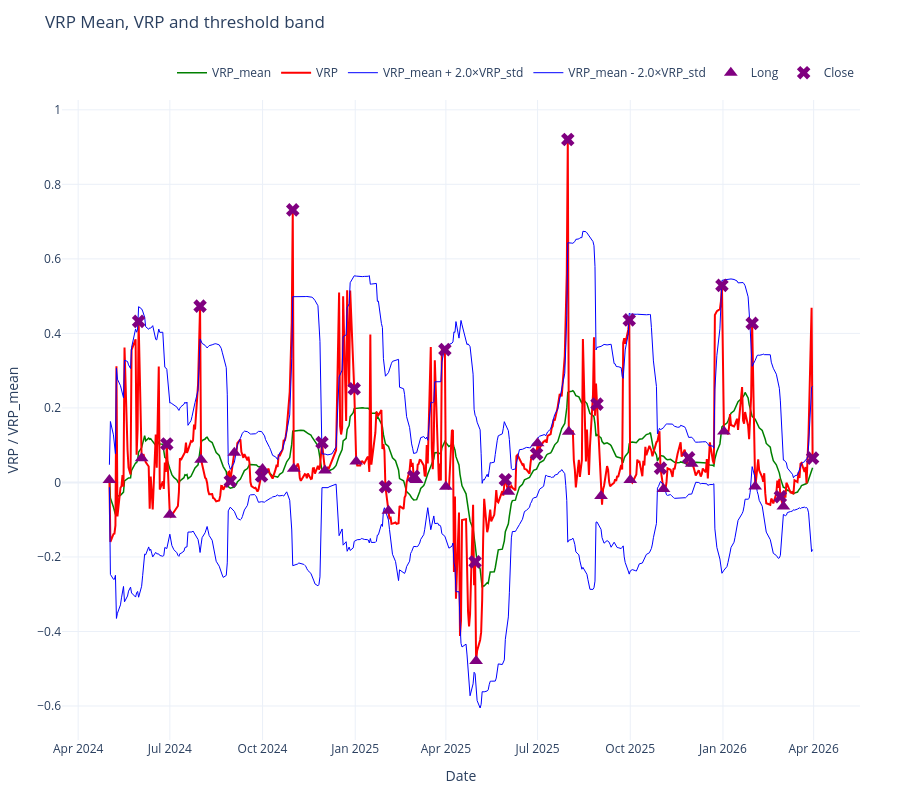

Notebook code for this chart:
### Markdown cell above
## Plot result

### Code cell
# Annual return = CAGR (compound annual growth rate) over the backtest period
n_trading_days = len(ret_ddh)
annual_return_ddh = (1 + tot_ddh) ** (252 / n_trading_days) - 1 if n_trading_days > 0 else 0.0
annual_return_straddle = (1 + tot_straddle) ** (252 / n_trading_days) - 1 if n_trading_days > 0 else 0.0

# Display in a formatted table
metrics_df = pd.DataFrame({
    'Strategy': ['Delta-Hedged', 'Pure Straddle'],
    'Sharpe Ratio': [sharpe_ddh, sharpe_straddle],
    'Sortino Ratio': [sortino_ddh, sortino_straddle],
    'Annual Return': [f"{annual_return_ddh:.4%}", f"{annual_return_straddle:.4%}"],
    'Annual Volatility': [f"{vol_ddh:.4%}", f"{vol_straddle:.4%}"],
    'Max Drawdown': [f"{dd_ddh:.2%}", f"{dd_straddle:.2%}"],
    'Calmar Ratio': [calmar_ddh, calmar_straddle]
})
print("\nRisk-Return Summary:")
print(metrics_df.to_string(index=False))
print()

# Month-end compounded return from daily series (strategy vs underlying)
_daily_cmp = (
    pd.DataFrame(
        {
            "Date": pd.to_datetime(date_idx),
            "strat": np.asarray(ret_ddh, dtype=float),
            "und": np.asarray(underlying_returns, dtype=float),
        }
    )
    .set_index("Date")
    .sort_index()
)
_m = _daily_cmp.resample("ME")
monthly_strat = _m["strat"].apply(lambda s: (1.0 + s).prod() - 1.0)
monthly_und = _m["und"].apply(lambda s: (1.0 + s).prod() - 1.0)
_monthly = pd.DataFrame({"strat": monthly_strat, "und": monthly_und}).dropna(how="all")

fig, axs = plt.subplots(3, 1, figsize=(16, 12), sharex=False)
fig.suptitle('Strategy vs underlying', fontsize=18, fontweight='bold')

# 1. Monthly return (%): strategy vs underlying
_mx = np.arange(len(_monthly))
_w = 0.35
axs[0].bar(_mx - _w / 2, _monthly["strat"].values * 100.0, width=_w, label="Strategy", color="tab:blue")
axs[0].bar(_mx + _w / 2, _monthly["und"].values * 100.0, width=_w, label="Underlying", color="tab:green")
axs[0].set_xticks(_mx)
axs[0].set_xticklabels([d.strftime("%Y-%m") for d in _monthly.index], rotation=45, ha="right")
axs[0].set_ylabel("Monthly return (%)", fontsize=12)
axs[0].set_title("Monthly return (compounded from daily)", fontsize=14)
axs[0].axhline(0.0, color="gray", linewidth=0.8)
axs[0].grid(True, alpha=0.35, axis="y")
axs[0].legend()

# 2. Cumulative return: strategy vs underlying
axs[1].plot(date_idx, cum_ddh, label="Strategy", color="tab:blue", linewidth=2)
axs[1].plot(date_idx, cum_underlying, label="Underlying", color="tab:green", linewidth=2, linestyle="--")
axs[1].set_ylabel("Cumulative return", fontsize=12)
axs[1].set_title("Cumulative return", fontsize=14)
axs[1].grid(True, alpha=0.5)
axs[1].legend()

# 3. Daily returns
axs[2].plot(date_idx, ret_ddh, label="Strategy", color="tab:blue", alpha=0.75, linewidth=1)
axs[2].plot(date_idx, underlying_returns, label="Underlying", color="tab:green", alpha=0.75, linewidth=1)
axs[2].set_ylabel("Daily return", fontsize=12)
axs[2].set_title("Daily returns", fontsize=14)
axs[2].grid(True, alpha=0.5)
axs[2].legend()

# Date ticks on time-series panels only (monthly panel uses its own labels)
for ax in (axs[1], axs[2]):
    ax.xaxis.set_major_locator(mdates.MonthLocator(interval=3))
    ax.xaxis.set_major_formatter(mdates.DateFormatter('%Y-%m'))
plt.setp(axs[-1].xaxis.get_majorticklabels(), rotation=45, ha='right')

plt.tight_layout(rect=[0, 0.03, 1, 0.96])
plt.show()

# VRP plot (interactive: zoom, pan, scroll)
import plotly.graph_objects as go
vrp_mean = underlying_df['VRP_mean'].values
vrp = underlying_df['VRP'].values
vrp_std = underlying_df['VRP_std'].values
th = vrp_plot_threshold
x_dates = date_idx.tolist()
fig_vrp = go.Figure()
fig_vrp.add_trace(go.Scatter(x=x_dates, y=vrp_mean, mode='lines', name='VRP_mean', line=dict(color='green', width=1.5)))
fig_vrp.add_trace(go.Scatter(x=x_dates, y=vrp, mode='lines', name='VRP', line=dict(color='red', width=2)))
fig_vrp.add_trace(go.Scatter(x=x_dates, y=vrp_mean + th * vrp_std, mode='lines', name=f'VRP_mean + {th}×VRP_std', line=dict(color='blue', width=1)))
fig_vrp.add_trace(go.Scatter(x=x_dates, y=vrp_mean - th * vrp_std, mode='lines', name=f'VRP_mean - {th}×VRP_std', line=dict(color='blue', width=1)))
vrp_series = pd.Series(vrp, index=pd.to_datetime(date_idx))
y_long = vrp_series.reindex(pd.to_datetime(dates_long_ddh)).values
y_short = vrp_series.reindex(pd.to_datetime(dates_short_ddh)).values
y_close = vrp_series.reindex(pd.to_datetime(dates_close_ddh)).values
y_rehedge = vrp_series.reindex(pd.to_datetime(dates_rehedge_ddh)).values
fig_vrp.add_trace(go.Scatter(x=dates_long_ddh, y=y_long, mode='markers', name='Long', marker=dict(symbol='triangle-up', size=12, color='purple')))
fig_vrp.add_trace(go.Scatter(x=dates_short_ddh, y=y_short, mode='markers', name='Short', marker=dict(symbol='triangle-down', size=12, color='purple')))
fig_vrp.add_trace(go.Scatter(x=dates_close_ddh, y=y_close, mode='markers', name='Close', marker=dict(symbol='x', size=12, color='purple')))
fig_vrp.add_trace(go.Scatter(x=dates_rehedge_ddh, y=y_rehedge, mode='markers', name='Rehedge', marker=dict(symbol='circle', size=12, color='purple')))
fig_vrp.update_layout(
    title=dict(text='VRP Mean, VRP and threshold band', y=0.98, yanchor='top'),
    margin=dict(t=100, b=60, l=60, r=40),
    xaxis_title='Date',
    yaxis_title='VRP / VRP_mean',
    height=800,
    template='plotly_white',
    legend=dict(orientation='h', yanchor='bottom', y=1.02, xanchor='right', x=1)
)
fig_vrp.show()

# ==========================
# Summary Table
# ==========================
summary_df = pd.DataFrame({
    'Metric': ['Final NAV', 'Total Return', 'Sharpe Ratio', 'Sortino Ratio', 'Max Drawdown', 'Calmar Ratio'],
    'Delta-Hedged': [
        f"${nav_ddh_arr[-1]:,.0f}",
        f"{tot_ddh:.2%}",
        f"{sharpe_ddh:.2f}",
        f"{sortino_ddh:.2f}",
        f"{dd_ddh:.2%}",
        f"{calmar_ddh:.2f}"
    ],
    'Pure Straddle': [
        f"${nav_straddle_arr[-1]:,.0f}",
        f"{tot_straddle:.2%}",
        f"{sharpe_straddle:.2f}",
        f"{sortino_straddle:.2f}",
        f"{dd_straddle:.2%}",
        f"{calmar_straddle:.2f}"
    ]
})

### Figure 1 — Plotly figure (JSON) as saved in the notebook; plotly's stock layout.template omitted (floating-point values rounded to 4 significant figures; data arrays with more than 128 entries replaced by an {"elided": "..."} marker saying what was removed)
{"data": [{"line": {"color": "green", "width": 1.5}, "mode": "lines", "name": "VRP_mean", "type": "scatter", "x": {"elided": "478 str values"}, "y": {"elided": "478 float values"}}, {"line": {"color": "red", "width": 2}, "mode": "lines", "name": "VRP", "type": "scatter", "x": {"elided": "478 str values"}, "y": {"elided": "478 float values"}}, {"line": {"color": "blue", "width": 1}, "mode": "lines", "name": "VRP_mean + 2.0×VRP_std", "type": "scatter", "x": {"elided": "478 str values"}, "y": {"elided": "478 float values"}}, {"line": {"color": "blue", "width": 1}, "mode": "lines", "name": "VRP_mean - 2.0×VRP_std", "type": "scatter", "x": {"elided": "478 str values"}, "y": {"elided": "478 float values"}}, {"marker": {"color": "purple", "size": 12, "symbol": "triangle-up"}, "mode": "markers", "name": "Long", "type": "scatter", "x": ["2024-05-02T00:00:00", "2024-06-03T00:00:00", "2024-07-01T00:00:00", "2024-08-01T00:00:00", "2024-09-03T00:00:00", "2024-10-01T00:00:00", "2024-11-01T00:00:00", "2024-12-02T00:00:00", "2025-01-02T00:00:00", "2025-02-03T00:00:00", "2025-03-03T00:00:00", "2025-04-01T00:00:00", "2025-05-01T00:00:00", "2025-06-02T00:00:00", "2025-07-01T00:00:00", "2025-08-01T00:00:00", "2025-09-02T00:00:00", "2025-10-01T00:00:00", "2025-11-03T00:00:00", "2025-12-01T00:00:00", "2026-01-02T00:00:00", "2026-02-02T00:00:00", "2026-03-02T00:00:00"], "y": [0.006555, 0.06468, -0.087, 0.06118, 0.07978, 0.03579, 0.03646, 0.03232, 0.05628, -0.07631, 0.006852, -0.01172, -0.4795, -0.02498, 0.1055, 0.1361, -0.03653, 0.006301, -0.01782, 0.05035, 0.1366, -0.0106, -0.06469]}, {"marker": {"color": "purple", "size": 12, "symbol": "triangle-down"}, "mode": "markers", "name": "Short", "type": "scatter", "x": [], "y": []}, {"marker": {"color": "purple", "size": 12, "symbol": "x"}, "mode": "markers", "name": "Close", "type": "scatter", "x": ["2024-05-31T00:00:00", "2024-06-28T00:00:00", "2024-07-31T00:00:00", "2024-08-30T00:00:00", "2024-09-30T00:00:00", "2024-10-31T00:00:00", "2024-11-29T00:00:00", "2024-12-31T00:00:00", "2025-01-31T00:00:00", "2025-02-28T00:00:00", "2025-03-31T00:00:00", "2025-04-30T00:00:00", "2025-05-30T00:00:00", "2025-06-30T00:00:00", "2025-07-31T00:00:00", "2025-08-29T00:00:00", "2025-09-30T00:00:00", "2025-10-31T00:00:00", "2025-11-28T00:00:00", "2025-12-31T00:00:00", "2026-01-30T00:00:00", "2026-02-27T00:00:00", "2026-03-31T00:00:00"], "y": [0.4323, 0.1031, 0.4731, 0.003377, 0.01726, 0.7315, 0.107, 0.2512, -0.01141, 0.01647, 0.3564, -0.2133, 0.007381, 0.07647, 0.9203, 0.2102, 0.4362, 0.03832, 0.06612, 0.5289, 0.4269, -0.03835, 0.06521]}, {"marker": {"color": "purple", "size": 12, "symbol": "circle"}, "mode": "markers", "name": "Rehedge", "type": "scatter", "x": [], "y": []}], "layout": {"height": 800, "legend": {"orientation": "h", "x": 1, "xanchor": "right", "y": 1.02, "yanchor": "bottom"}, "margin": {"b": 60, "l": 60, "r": 40, "t": 100}, "title": {"text": "VRP Mean, VRP and threshold band", "y": 0.98, "yanchor": "top"}, "xaxis": {"title": {"text": "Date"}}, "yaxis": {"title": {"text": "VRP / VRP_mean"}}}}
